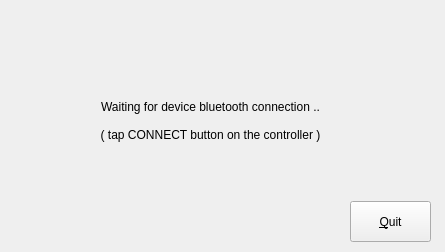
<?xml version="1.0" encoding="UTF-8"?>
<ui version="4.0">
 <class>SignalReceiver</class>
 <widget class="QWidget" name="SignalReceiver">
  <property name="geometry">
   <rect>
    <x>0</x>
    <y>0</y>
    <width>445</width>
    <height>252</height>
   </rect>
  </property>
  <property name="windowTitle">
   <string>SignalReceiver</string>
  </property>
  <widget class="QLabel" name="message">
   <property name="geometry">
    <rect>
     <x>0</x>
     <y>10</y>
     <width>421</width>
     <height>221</height>
    </rect>
   </property>
   <property name="styleSheet">
    <string notr="true">font: 63 italic 14pt &quot;Ubuntu&quot;;</string>
   </property>
   <property name="text">
    <string>Waiting for device bluetooth connection ..

( tap CONNECT button on the controller )</string>
   </property>
   <property name="alignment">
    <set>Qt::AlignCenter</set>
   </property>
  </widget>
  <widget class="QPushButton" name="btQuit">
   <property name="geometry">
    <rect>
     <x>350</x>
     <y>201</y>
     <width>81</width>
     <height>41</height>
    </rect>
   </property>
   <property name="text">
    <string>&amp;Quit</string>
   </property>
  </widget>
 </widget>
 <layoutdefault spacing="6" margin="11"/>
 <resources/>
 <connections/>
</ui>
